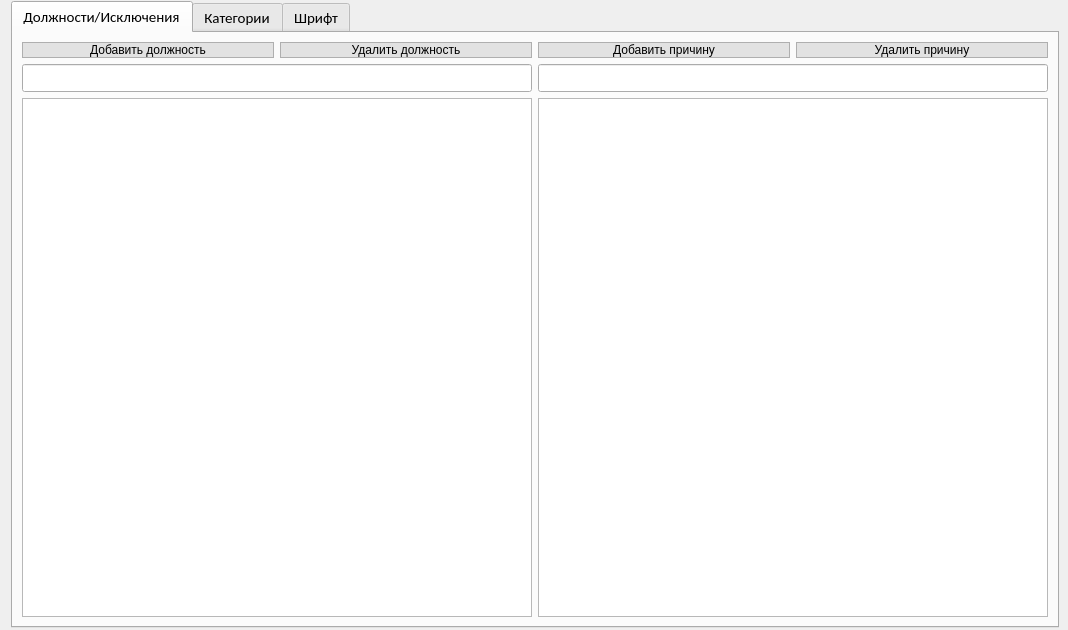
<?xml version="1.0" encoding="UTF-8"?>
<ui version="4.0">
 <class>Options</class>
 <widget class="QWidget" name="Options">
  <property name="geometry">
   <rect>
    <x>0</x>
    <y>0</y>
    <width>1068</width>
    <height>630</height>
   </rect>
  </property>
  <property name="font">
   <font>
    <family>Calibri</family>
    <pointsize>11</pointsize>
   </font>
  </property>
  <property name="windowTitle">
   <string>Form</string>
  </property>
  <layout class="QGridLayout" name="gridLayout">
   <property name="topMargin">
    <number>1</number>
   </property>
   <property name="rightMargin">
    <number>9</number>
   </property>
   <property name="bottomMargin">
    <number>2</number>
   </property>
   <property name="spacing">
    <number>0</number>
   </property>
   <item row="0" column="0">
    <widget class="QTabWidget" name="tabWidget">
     <property name="currentIndex">
      <number>0</number>
     </property>
     <widget class="QWidget" name="tab">
      <attribute name="title">
       <string>Должности/Исключения</string>
      </attribute>
      <layout class="QGridLayout" name="gridLayout_2">
       <item row="0" column="0">
        <layout class="QGridLayout" name="gridLayout_3">
         <item row="1" column="0" colspan="2">
          <widget class="QLineEdit" name="position_work_edit"/>
         </item>
         <item row="0" column="3">
          <widget class="QPushButton" name="delete_cause">
           <property name="styleSheet">
            <string notr="true">QPushButton{
background-color: #e2e2e2;
border:1px solid #afafaf;
}
QPushButton:hover{
background-color: #E0F2FF;
border-color: #80C8FF;
}
QPushButton:pressed{
background-color: #C2E4FF;
border-color: #80C8FF;
}</string>
           </property>
           <property name="text">
            <string>Удалить причину</string>
           </property>
          </widget>
         </item>
         <item row="0" column="1">
          <widget class="QPushButton" name="delete_position">
           <property name="styleSheet">
            <string notr="true">QPushButton{
background-color: #e2e2e2;
border:1px solid #afafaf;
}
QPushButton:hover{
background-color: #E0F2FF;
border-color: #80C8FF;
}
QPushButton:pressed{
background-color: #C2E4FF;
border-color: #80C8FF;
}</string>
           </property>
           <property name="text">
            <string>Удалить должность</string>
           </property>
          </widget>
         </item>
         <item row="2" column="0" colspan="2">
          <widget class="QTableView" name="view_position">
           <property name="font">
            <font>
             <family>Calibri</family>
             <pointsize>11</pointsize>
            </font>
           </property>
           <property name="horizontalScrollBarPolicy">
            <enum>Qt::ScrollBarAsNeeded</enum>
           </property>
           <attribute name="horizontalHeaderStretchLastSection">
            <bool>true</bool>
           </attribute>
           <attribute name="verticalHeaderStretchLastSection">
            <bool>false</bool>
           </attribute>
          </widget>
         </item>
         <item row="0" column="0">
          <widget class="QPushButton" name="add_position">
           <property name="styleSheet">
            <string notr="true">QPushButton{
background-color: #e2e2e2;
border:1px solid #afafaf;
}
QPushButton:hover{
background-color: #E0F2FF;
border-color: #80C8FF;
}
QPushButton:pressed{
background-color: #C2E4FF;
border-color: #80C8FF;
}</string>
           </property>
           <property name="text">
            <string>Добавить должность</string>
           </property>
          </widget>
         </item>
         <item row="0" column="2">
          <widget class="QPushButton" name="add_cause">
           <property name="styleSheet">
            <string notr="true">QPushButton{
background-color: #e2e2e2;
border:1px solid #afafaf;
}
QPushButton:hover{
background-color: #E0F2FF;
border-color: #80C8FF;
}
QPushButton:pressed{
background-color: #C2E4FF;
border-color: #80C8FF;
}</string>
           </property>
           <property name="text">
            <string>Добавить причину</string>
           </property>
          </widget>
         </item>
         <item row="2" column="2" colspan="2">
          <widget class="QTableView" name="view_cause">
           <property name="font">
            <font>
             <family>Calibri</family>
             <pointsize>11</pointsize>
            </font>
           </property>
           <property name="frameShape">
            <enum>QFrame::StyledPanel</enum>
           </property>
           <property name="frameShadow">
            <enum>QFrame::Sunken</enum>
           </property>
           <attribute name="horizontalHeaderCascadingSectionResizes">
            <bool>false</bool>
           </attribute>
           <attribute name="horizontalHeaderStretchLastSection">
            <bool>true</bool>
           </attribute>
          </widget>
         </item>
         <item row="1" column="2" colspan="2">
          <widget class="QLineEdit" name="cauese_excude_edit"/>
         </item>
        </layout>
       </item>
      </layout>
     </widget>
     <widget class="QWidget" name="tab_2">
      <attribute name="title">
       <string>Категории</string>
      </attribute>
      <layout class="QGridLayout" name="gridLayout_15">
       <item row="0" column="0">
        <layout class="QVBoxLayout" name="verticalLayout_28">
         <item>
          <layout class="QGridLayout" name="gridLayout_14">
           <item row="0" column="2">
            <widget class="QGroupBox" name="groupBox_16">
             <property name="font">
              <font>
               <family>Calibri</family>
               <pointsize>11</pointsize>
              </font>
             </property>
             <property name="title">
              <string>Квалификация</string>
             </property>
             <layout class="QVBoxLayout" name="verticalLayout_31">
              <item>
               <widget class="QRadioButton" name="kval_dan_2">
                <property name="font">
                 <font>
                  <family>Calibri</family>
                  <pointsize>11</pointsize>
                 </font>
                </property>
                <property name="text">
                 <string>Дан</string>
                </property>
               </widget>
              </item>
              <item>
               <widget class="QRadioButton" name="kval_ku_2">
                <property name="font">
                 <font>
                  <family>Calibri</family>
                  <pointsize>11</pointsize>
                 </font>
                </property>
                <property name="text">
                 <string>Кю</string>
                </property>
               </widget>
              </item>
             </layout>
            </widget>
           </item>
           <item row="4" column="0">
            <widget class="QPushButton" name="save_template_2">
             <property name="sizePolicy">
              <sizepolicy hsizetype="Fixed" vsizetype="Fixed">
               <horstretch>0</horstretch>
               <verstretch>0</verstretch>
              </sizepolicy>
             </property>
             <property name="minimumSize">
              <size>
               <width>200</width>
               <height>55</height>
              </size>
             </property>
             <property name="font">
              <font>
               <family>Calibri</family>
              </font>
             </property>
             <property name="styleSheet">
              <string notr="true">QPushButton{

background-color: #e2e2e2;
border:1px solid #afafaf;
}
QPushButton:hover{
background-color: #E0F2FF;
border-color: #80C8FF;
}
QPushButton:pressed{
background-color: #C2E4FF;
border-color: #80C8FF;
}</string>
             </property>
             <property name="text">
              <string>Сохранить шаблон</string>
             </property>
            </widget>
           </item>
           <item row="0" column="3">
            <widget class="QGroupBox" name="groupBox_15">
             <property name="font">
              <font>
               <family>Calibri</family>
               <pointsize>11</pointsize>
              </font>
             </property>
             <property name="title">
              <string>Степень квалификации</string>
             </property>
             <layout class="QVBoxLayout" name="verticalLayout_32">
              <item>
               <widget class="QLineEdit" name="kval_from_2">
                <property name="font">
                 <font>
                  <family>Calibri</family>
                  <pointsize>11</pointsize>
                 </font>
                </property>
                <property name="placeholderText">
                 <string>  От</string>
                </property>
               </widget>
              </item>
              <item>
               <widget class="QLineEdit" name="kval_to_2">
                <property name="font">
                 <font>
                  <family>Calibri</family>
                  <pointsize>11</pointsize>
                 </font>
                </property>
                <property name="placeholderText">
                 <string>  До(включительно)</string>
                </property>
               </widget>
              </item>
             </layout>
            </widget>
           </item>
           <item row="0" column="0">
            <widget class="QGroupBox" name="groupBox_14">
             <property name="font">
              <font>
               <family>Calibri</family>
               <pointsize>11</pointsize>
              </font>
             </property>
             <property name="title">
              <string>Возраст</string>
             </property>
             <layout class="QVBoxLayout" name="verticalLayout_29">
              <item>
               <widget class="QLineEdit" name="age_from_2">
                <property name="font">
                 <font>
                  <family>Calibri</family>
                  <pointsize>11</pointsize>
                 </font>
                </property>
                <property name="placeholderText">
                 <string>  От</string>
                </property>
               </widget>
              </item>
              <item>
               <widget class="QLineEdit" name="age_to_2">
                <property name="font">
                 <font>
                  <family>Calibri</family>
                  <pointsize>11</pointsize>
                 </font>
                </property>
                <property name="placeholderText">
                 <string>  До (включительно)</string>
                </property>
               </widget>
              </item>
             </layout>
            </widget>
           </item>
           <item row="0" column="1">
            <widget class="QGroupBox" name="groupBox_12">
             <property name="font">
              <font>
               <family>Calibri</family>
               <pointsize>11</pointsize>
              </font>
             </property>
             <property name="title">
              <string>Пол</string>
             </property>
             <layout class="QVBoxLayout" name="verticalLayout_30">
              <item>
               <widget class="QRadioButton" name="gender_M_2">
                <property name="font">
                 <font>
                  <family>Calibri</family>
                  <pointsize>11</pointsize>
                 </font>
                </property>
                <property name="text">
                 <string>М</string>
                </property>
               </widget>
              </item>
              <item>
               <widget class="QRadioButton" name="gender_J_2">
                <property name="font">
                 <font>
                  <family>Calibri</family>
                  <pointsize>11</pointsize>
                 </font>
                </property>
                <property name="text">
                 <string>Ж</string>
                </property>
               </widget>
              </item>
             </layout>
            </widget>
           </item>
           <item row="0" column="4">
            <widget class="QPushButton" name="create_category_2">
             <property name="sizePolicy">
              <sizepolicy hsizetype="Fixed" vsizetype="Fixed">
               <horstretch>0</horstretch>
               <verstretch>0</verstretch>
              </sizepolicy>
             </property>
             <property name="minimumSize">
              <size>
               <width>200</width>
               <height>55</height>
              </size>
             </property>
             <property name="font">
              <font>
               <family>Calibri</family>
              </font>
             </property>
             <property name="styleSheet">
              <string notr="true">QPushButton{

background-color: #e2e2e2;
border:1px solid #afafaf;
}
QPushButton:hover{
background-color: #E0F2FF;
border-color: #80C8FF;
}
QPushButton:pressed{
background-color: #C2E4FF;
border-color: #80C8FF;
}</string>
             </property>
             <property name="text">
              <string>Создать категорию</string>
             </property>
            </widget>
           </item>
           <item row="4" column="1">
            <widget class="QPushButton" name="delete_category_2">
             <property name="sizePolicy">
              <sizepolicy hsizetype="Fixed" vsizetype="Fixed">
               <horstretch>0</horstretch>
               <verstretch>0</verstretch>
              </sizepolicy>
             </property>
             <property name="minimumSize">
              <size>
               <width>200</width>
               <height>55</height>
              </size>
             </property>
             <property name="font">
              <font>
               <family>Calibri</family>
              </font>
             </property>
             <property name="styleSheet">
              <string notr="true">QPushButton{

background-color: #e2e2e2;
border:1px solid #afafaf;
}
QPushButton:hover{
background-color: #E0F2FF;
border-color: #80C8FF;
}
QPushButton:pressed{
background-color: #C2E4FF;
border-color: #80C8FF;
}</string>
             </property>
             <property name="text">
              <string>Удалить категорию</string>
             </property>
            </widget>
           </item>
           <item row="4" column="2">
            <widget class="QPushButton" name="delete_all_category_2">
             <property name="sizePolicy">
              <sizepolicy hsizetype="Fixed" vsizetype="Fixed">
               <horstretch>0</horstretch>
               <verstretch>0</verstretch>
              </sizepolicy>
             </property>
             <property name="minimumSize">
              <size>
               <width>200</width>
               <height>55</height>
              </size>
             </property>
             <property name="font">
              <font>
               <family>Calibri</family>
              </font>
             </property>
             <property name="styleSheet">
              <string notr="true">QPushButton{

background-color: #e2e2e2;
border:1px solid #afafaf;
}
QPushButton:hover{
background-color: #E0F2FF;
border-color: #80C8FF;
}
QPushButton:pressed{
background-color: #C2E4FF;
border-color: #80C8FF;
}</string>
             </property>
             <property name="text">
              <string>Удалить все категории</string>
             </property>
            </widget>
           </item>
           <item row="1" column="0">
            <widget class="QPushButton" name="load_template_2">
             <property name="sizePolicy">
              <sizepolicy hsizetype="Fixed" vsizetype="Fixed">
               <horstretch>0</horstretch>
               <verstretch>0</verstretch>
              </sizepolicy>
             </property>
             <property name="minimumSize">
              <size>
               <width>200</width>
               <height>55</height>
              </size>
             </property>
             <property name="font">
              <font>
               <family>Calibri</family>
              </font>
             </property>
             <property name="styleSheet">
              <string notr="true">QPushButton{

background-color: #e2e2e2;
border:1px solid #afafaf;
}
QPushButton:hover{
background-color: #E0F2FF;
border-color: #80C8FF;
}
QPushButton:pressed{
background-color: #C2E4FF;
border-color: #80C8FF;
}</string>
             </property>
             <property name="text">
              <string>Загрузить шаблон</string>
             </property>
            </widget>
           </item>
          </layout>
         </item>
         <item>
          <widget class="QTableView" name="view_all_categorys_2">
           <property name="font">
            <font>
             <family>Calibri</family>
             <pointsize>11</pointsize>
            </font>
           </property>
          </widget>
         </item>
        </layout>
       </item>
      </layout>
     </widget>
     <widget class="QWidget" name="tab_3">
      <attribute name="title">
       <string>Шрифт</string>
      </attribute>
      <widget class="QGroupBox" name="groupBox">
       <property name="geometry">
        <rect>
         <x>100</x>
         <y>40</y>
         <width>351</width>
         <height>161</height>
        </rect>
       </property>
       <property name="title">
        <string>Размер шрифта</string>
       </property>
       <layout class="QVBoxLayout" name="verticalLayout">
        <item>
         <widget class="QSpinBox" name="FontSize_SpinBox"/>
        </item>
       </layout>
      </widget>
     </widget>
    </widget>
   </item>
  </layout>
 </widget>
 <resources/>
 <connections/>
</ui>
